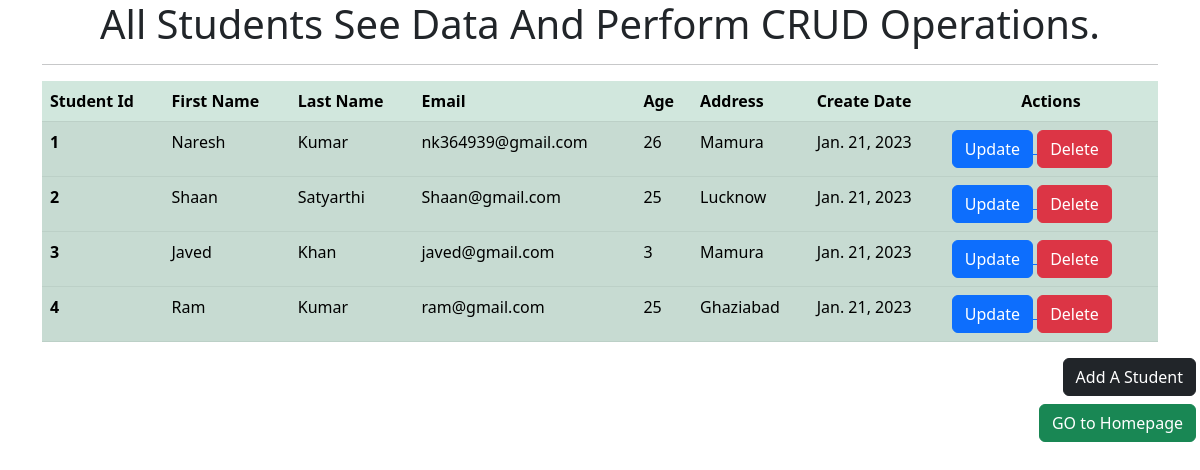
The app's page /show_students with its own data.
### student_app/models.py (models this page shows, shortened)
class Student(models.Model):
    first_name = models.CharField(max_length=35)
    last_name = models.CharField(max_length=35)
    email = models.EmailField()
    age = models.IntegerField()
    address = models.CharField(max_length=35)
    created_at = models.DateField(auto_now_add=True)

### student_app/views.py (the view)
# urls.py: path('show_students',views.show_students,name='show_students'),
def show_students(request):
    student = Student.objects.all()
    return render(request,'show_students.html',{'student':student,})

### templates/show_students.html (shortened to what this page needs)
<!DOCTYPE html>
<html lang="en">
<head>
    <link href="https://cdn.jsdelivr.net/npm/bootstrap@5.3.0-alpha1/dist/css/bootstrap.min.css" rel="stylesheet">
</head>
<body>
   <div class="container">
    <h1 class="text-center " >All Students See Data And Perform CRUD Operations.</h1>
    <hr>
    <table class="table table-success table-striped">
        <thead>
          <tr>
            <th scope="col">Student Id</th>
            <th scope="col">First Name</th>
            <th scope="col">Last Name</th>
            <th scope="col">Email</th>
            <th scope="col">Age</th>
            <th scope="col">Address</th>
            <th scope="col"> Create Date</th>
            <th scope="col" class=" text-center " >Actions</th>
          </tr>
        </thead>
        {% for st in student %}
        <tbody>
          <tr>
            <th scope="row">{{st.id}}</th>
            <td>{{st.first_name}}</td>
            <td>{{st.last_name}}</td>
            <td>{{st.email}}</td>
            <td>{{st.age}}</td>
            <td>{{st.address}}</td>
            <td>{{st.created_at}}</td>
            <td>
                <a href="/update_student/{{st.id}}"> <button class=" btn btn-primary" >Update</button> </a>
                <a href="/delete_student/{{st.id}}"> <button class=" btn btn-danger" >Delete</button> </a>
            </td>
          </tr>
        </tbody>
        {% endfor %}
      </table>
  </div>
  <div class="text-end px-1 mb-2">
    <a class="btn btn-dark  " href="/add_student" role="button">Add A Student</a>
  </div>
  <div class="text-end px-1">
    <a class="btn btn-success  " href="/" role="button">GO to Homepage</a>
  </div>
</body>
</html>

### records on screen
Student: id "1", first_name "Naresh", last_name "Kumar", email "nk364939@gmail.com", age "26", address "Mamura", created_at "Jan. 21, 2023"
Student: id "2", first_name "Shaan", last_name "Satyarthi", email "Shaan@gmail.com", age "25", address "Lucknow", created_at "Jan. 21, 2023"
Student: id "3", first_name "Javed", last_name "Khan", email "javed@gmail.com", age "3", address "Mamura", created_at "Jan. 21, 2023"
Student: id "4", first_name "Ram", last_name "Kumar", email "ram@gmail.com", age "25", address "Ghaziabad", created_at "Jan. 21, 2023"
